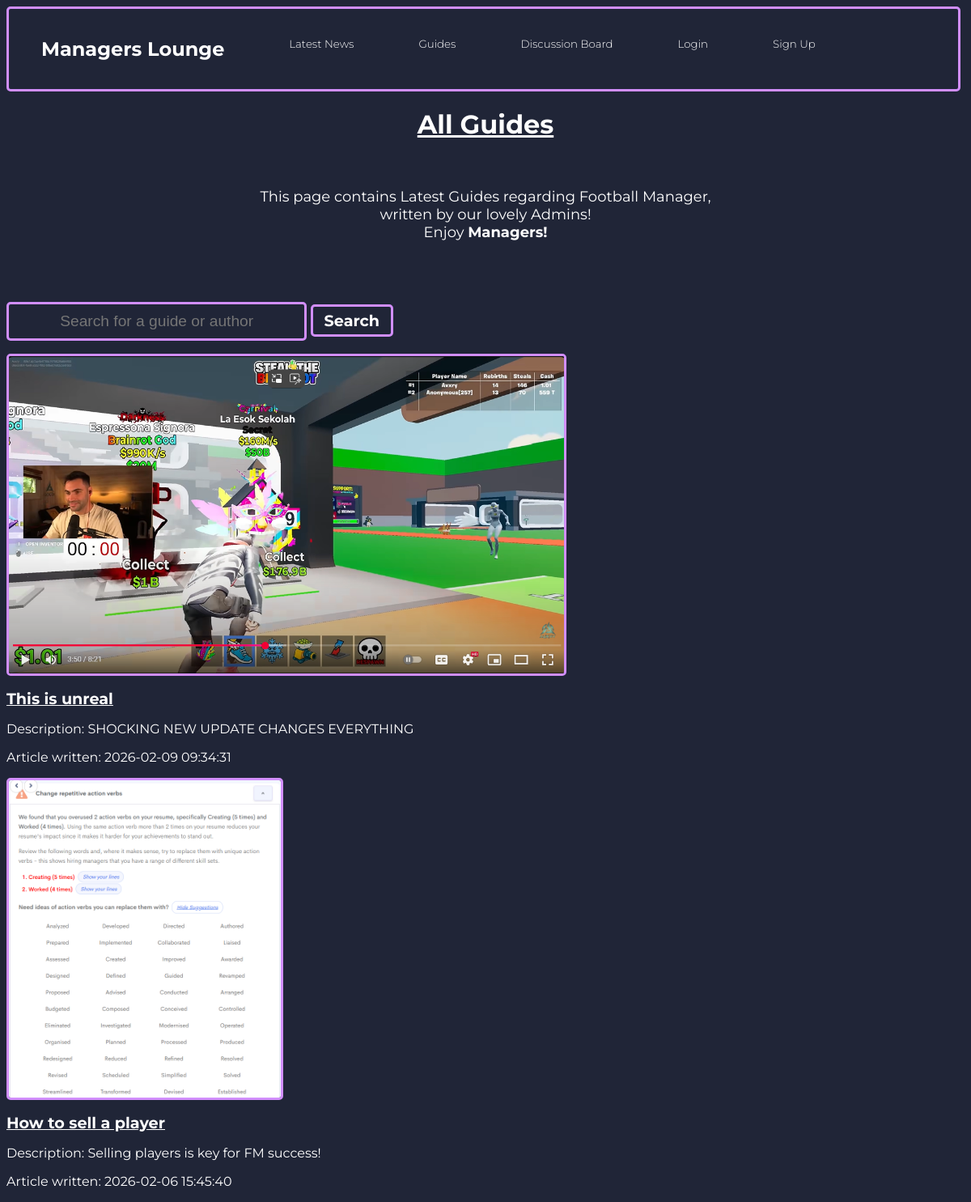
The page /listguides.php on the database its author committed.
### tables this page shows
CREATE TABLE `guides` (
  `id` int(11) NOT NULL,
  `title` text NOT NULL,
  `description` text NOT NULL,
  `picture` blob NOT NULL,
  `content` text NOT NULL,
  `username` text NOT NULL,
  `time_created` timestamp NOT NULL DEFAULT current_timestamp() ON UPDATE current_timestamp(),
  `comments` text NOT NULL
);

### listguides.php (the view, shortened to what this page needs)
<?php
include 'connectdb.php';
$news = [];
if (empty($news)) {
    $stmt = $conn->prepare("SELECT * FROM guides ORDER BY time_created DESC");
    $stmt->execute();
    $result = $stmt->get_result();
    while ($row = $result->fetch_assoc()) {
        $news[] = $row;
    }
}
?>
<!DOCTYPE html>
<html lang="en">
<head>
    <link rel="stylesheet" href="listnews.css">
    <link rel="stylesheet" href="main.css">
</head>
<body>
    <nav>
        <ul>
            <li>
                <h1><a href="index.html">Managers Lounge</a></h1>
            </li>
            <li>
                <h2><a href="listnews.php">Latest News</a></li>
            <li>
                <h2><a href="listguides.php">Guides</a></li>
            <li>
                <h2><a href="discussionboard.php">Discussion Board</a></li>
            <li>
                <h2><a class="right-float" href="login.php">Login</a></li>
            <li>
                <h2><a class="right-float" href="signup.php">Sign Up</a></li>
        </ul>
    </nav>
<h1 class="title"><u>All Guides</u></h1>
<br>
<p class="welcome-message"> This page contains Latest Guides regarding Football Manager, <br> written by our lovely Admins! <br> Enjoy <b>Managers! </b> </p>
<br> <br>
<br>
    <div class="search-button">
        <form method='POST'>
            <input type="text" class="search-btn" placeholder="Search for a guide or author" name="search">
            <button name="submit">Search</button>
        </form>
    </div>
    <div class="posts-container">
        <?php
        if (!empty($news)) {
            foreach ($news as $row) {
                echo '<section class="newsCard">';
                  if (!empty($row['picture'])) {
                    echo '<img src="' . htmlspecialchars($row['picture']) . '" alt="Guide image" class="listnews-article-image">' . '<br>';
                }
                echo '<p><a class=article-title href="retrieve_guides.php?id=' . htmlspecialchars($row['id']) . '">' .  '<b>', htmlspecialchars($row['title']) . '</b>' , '</a></p>';
                echo '<p>Description: ' . htmlspecialchars($row['description']) . '</p>';
                echo '<p>Article written: ' . htmlspecialchars($row['time_created']) . '</p>';
                echo '</section>';
            }
        } else {
            echo "<p>No guides found.</p>";
        }
        ?>
    </div>
</body>
</html>

### listnews.css (style rules this page uses)
a { color: white; }
img { width: auto; height: 50%; border: 3px solid #D18EFB; border-radius: 5px; }
.search-btn { text-align: center; border: 3px solid #D18EFB; padding: 10px 69px; border-radius: 5px; cursor: pointer; color: white; text-decoration: none; background-color: #202537; display: inline-block; font-size: 120%; transition-duration: 0.4s; }
.search-button input { padding-left: 5%; padding-right: 5%; font-size: larger; border: 3px solid #D18EFB; }
.search-button button { text-align: center; padding: 5px 14px; border: 3px solid #D18EFB; background-color: #202537; cursor: pointer;; text-decoration: none; display: inline-block; font-size: 120%; transition-duration: 0.4s; color: white; }
.welcome-message { text-align: center; font-size: large; }
.article-title { text-align: center; font-size: larger; }
.article-title b { text-align: center; }

### main.css (style rules this page uses)
body { font-family: "Montserrat", sans-serif; font-optical-sizing: auto; font-weight: weight; font-style: normal; background-color: #202537; color: #FFFFFF; }
@media screen and (max-width: 1285px) { h2 { font-size: smaller; } }
nav { text-decoration: none; border-radius: 5px; border: 3px solid #D18EFB; background: none; color: white; top: 0; width: 99.1%; height: fit-content; }
nav a { color: white; text-decoration: none; }
ul { list-style-type: none; margin: 0; padding: 0; display: flex; overflow: hidden; }
li a { display: block; text-align: center; padding: 15px 20px; margin: 20px; }
h2 { font-weight: 300; }
.title { text-align: center; }
a { color: white ; }
button { font-family: "Montserrat", sans-serif; border: 3px solid #D18EFB; border-radius: 5px; cursor: pointer; text-decoration: none; padding: 10px 24px; color: #FFFFFF; transition-duration: 0.4s; font-weight: bold; background-color: #202537; }

### rows shown on the page
guides: picture (picture), title "This is unreal", description "SHOCKING NEW UPDATE CHANGES EVERYTHING", time_created "2026-02-09 09:34:31"
guides: picture (picture), title "How to sell a player", description "Selling players is key for FM success!", time_created "2026-02-06 15:45:40"
